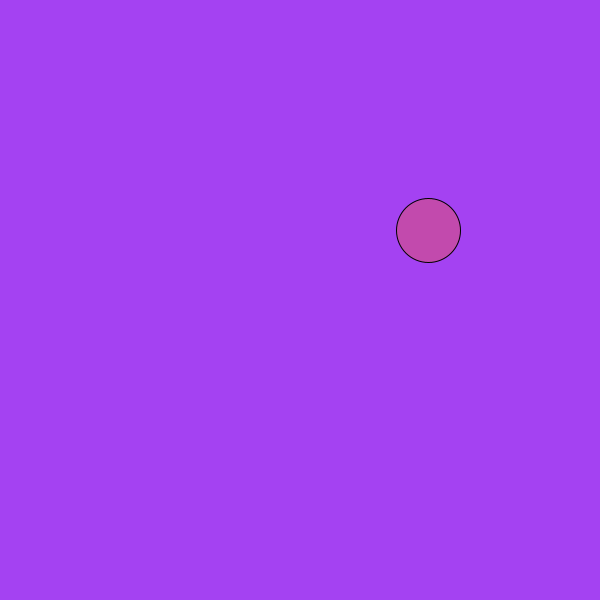
Frame 1 (no input)
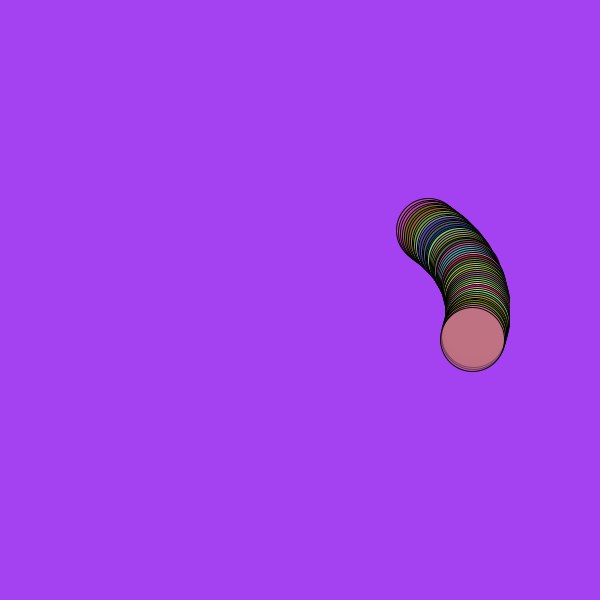
Frame 60 (the mouse pressed at the canvas centre just before this capture)
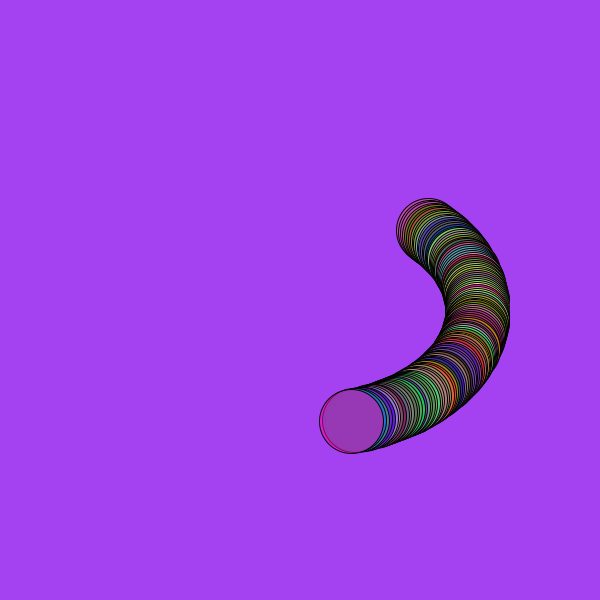
Frame 120 (the mouse held since frame 60 and released just before this capture)

The Processing sketch that drew these frames (run headless with seeded random() and noise(); from frame 60 on, the mouse is pressed at the canvas centre):

// Processing sketch: processing_112879
// ── processing_112879.pde

float xPos;
float yPos;
float a= 45;

void setup(){
  size (600, 600);
  xPos = width/1.4;
  yPos = height/2.6;
  //by selecting random the colour of the background changes after every time it opens
  background(random (255), random (255), random(255), random(255));
  smooth();
}

void draw(){
fill(random (255), random (255), random (255), random(255));
ellipse(xPos, yPos, 64, 64);

a=a+1;
float xChange = cos(radians(a));
float yChange = sin(radians(a));

xPos += xChange *3;
yPos += yChange *2;

}
